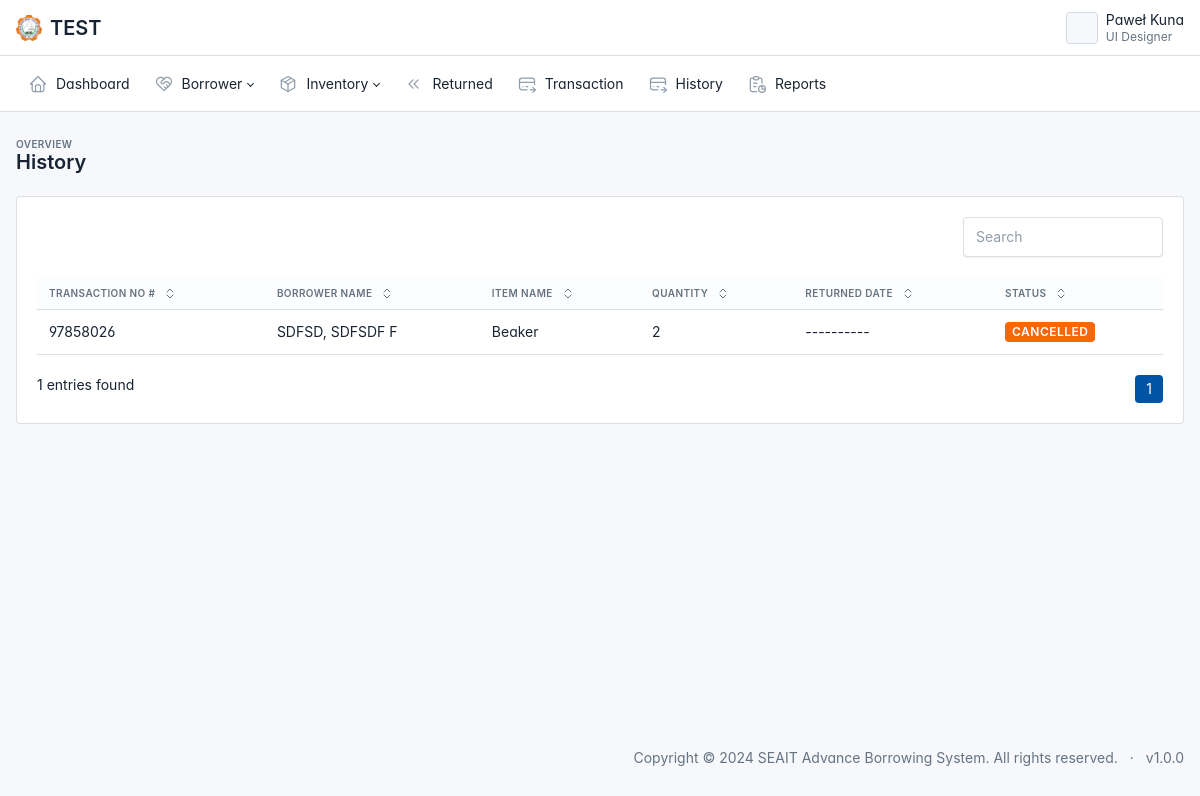
/admin/history.php (signed in), run on the app's committed database.
### tables this page shows
CREATE TABLE IF NOT EXISTS `tbl_transaction` (
  `transaction_id` int NOT NULL AUTO_INCREMENT,
  `transaction_code` varchar(100) NOT NULL,
  `borrower_id` varchar(100) NOT NULL,
  `item_code` varchar(100) NOT NULL,
  `quantity` int NOT NULL,
  `return_quantity` int NOT NULL DEFAULT '0',
  `start_date` date NOT NULL DEFAULT '0000-00-00',
  `expected_return_date` date NOT NULL DEFAULT '0000-00-00',
  `return_date` date NOT NULL DEFAULT '0000-00-00',
  `status` int NOT NULL,
  `date_created` datetime NOT NULL DEFAULT CURRENT_TIMESTAMP,
  PRIMARY KEY (`transaction_id`),
  KEY `fk_borrower_id` (`borrower_id`),
  KEY `fk_item_code` (`item_code`)
);

CREATE TABLE IF NOT EXISTS `tbl_item` (
  `item_code` varchar(100) NOT NULL,
  `item_name` varchar(100) NOT NULL,
  `category_id` int NOT NULL,
  `size_id` int NOT NULL,
  `quantity` int NOT NULL,
  `item_condition` varchar(100) NOT NULL,
  `status` int NOT NULL,
  `description` varchar(100) NOT NULL,
  `img_path` varchar(100) NOT NULL,
  `date_created` datetime NOT NULL DEFAULT CURRENT_TIMESTAMP,
  PRIMARY KEY (`item_code`),
  KEY `fk_category_id` (`category_id`),
  KEY `fk_size_id` (`size_id`)
);

### admin/history.php (the view, shortened to what this page needs)
<?php
include '../connection.php';
?>
<!doctype html>
<html lang="en">
<?php include '../components/head.php' ?>
<body class=" layout-fluid">
  <div class="page">
    <?php include '../components/navbar.php' ?>
    <?php include '../components/sidebar.php' ?>
    <div class="page-wrapper">
      <div class="page-header d-print-none">
        <div class="container-xl">
          <div class="row g-2 align-items-center">
            <div class="col">
              <div class="page-pretitle">
                Overview
              </div>
              <h2 class="page-title">
                History
              </h2>
            </div>
          </div>
        </div>
      </div>
      <div class="page-body">
        <div class="container-xl">
          <div class="card">
            <div class="card-body">
              <div id="listjs">
                <div class="d-flex align-items-center justify-content-between">
                  <div class="flex-shrink-0">
                    <input class="form-control listjs-search" id="search-input" placeholder="Search" style="max-width: 200px;" />
                  </div>
                </div>
                <br>
                <div id="table-default" class="table-responsive">
                  <table class="table" id="tables">
                    <thead>
                      <tr>
                        <th>
                          <button class="table-sort" data-sort="sort-id">
                            Transaction No #
                          </button>
                        </th>
                        <th>
                          <button class="table-sort" data-sort="sort-department">
                            Borrower Name
                          </button>
                        </th>
                        <th>
                          <button class="table-sort" data-sort="sort-department">
                            Item Name
                          </button>
                        </th>
                        <th>
                          <button class="table-sort" data-sort="sort-status">
                            Quantity
                          </button>
                        </th>
                        <th>
                          <button class="table-sort" data-sort="sort-status">
                            Returned Date
                          </button>
                        </th>
                        <th>
                          <button class="table-sort" data-sort="sort-status">
                            Status
                          </button>
                        </th>
                      </tr>
                    </thead>
                    <tbody class="table-tbody">
                      <?php
                      $sql = "SELECT
                      CONCAT(
                          c.last_name,
                          ', ',
                          c.first_name,
                          ' ',
                          LEFT(C.middle_name, 1)
                      ) AS fname,
                      a.transaction_id,
                      a.item_code,
                      b.item_name,
                      a.quantity,
                      a.start_date,
                      a.return_date,
                      a.expected_return_date,
                      a.status,
                      a.return_quantity
                  FROM
                      tbl_transaction a
                  INNER JOIN tbl_item b ON
                      a.item_code = b.item_code
                  INNER JOIN tbl_borrower c ON
                      a.borrower_id = c.borrower_id
                  WHERE a.status IN (0,4,5)
                  ORDER BY
                      a.date_created ASC";
                      $rs = $conn->query($sql);
                      foreach ($rs as $row) { ?>
                        <tr>
                          <td class="sort-id"><?php echo $row['transaction_id']?></td>
                          <td class="sort-id"><?php echo $row['fname'] ?></td>
                          <td class="sort-department text-capitalize"><?php echo $row['item_name'] ?></td>
                          <td class="sort-department text-capitalize"><?php echo $row['quantity'] ?></td>
                          <td class="sort-id"> <?php
                            if ($row['return_date'] == '0000-00-00') {
                              echo '----------';
                            } else {
                              echo date('M-d-Y',strtotime($row['return_date']));
                            }
                            ?></td>
                          <td class="sort-status">
                            <?php
                            if ($row['status'] == 0) {
                              echo '<span class="badge badge-sm bg-green text-uppercase ms-auto text-white">RETURNED</span>';
                            } else if ($row['status'] == 4) {
                              echo '<span class="badge badge-sm bg-pink text-uppercase ms-auto text-white">REJECTED</span>';
                            } else if ($row['status'] == 5) {
                              echo '<span class="badge badge-sm bg-warning text-uppercase ms-auto text-white">CANCELLED</span>';
                            }
                            ?>
                          </td>
                        </tr>
                      <?php } ?>
                    </tbody>
                  </table>
                  <br>
                  <div class="btn-toolbar">
                    <p class="mb-0" id="listjs-showing-items-label">Showing 0 items</p>
                    <ul class="pagination ms-auto mb-0"></ul>
                  </div>
                </div>
              </div>
            </div>
          </div>
        </div>
      </div>
      <?php include '../components/footer.php' ?>
    </div>
  </div>
</body>
</html>

### components/head.php (style rules this page uses)
:root { --tblr-font-sans-serif: 'Inter Var', -apple-system, BlinkMacSystemFont, San Francisco, Segoe UI, Roboto, Helvetica Neue, sans-serif; }
body { font-feature-settings: "cv03", "cv04", "cv11"; }

### data on the page
tbl_transaction: transaction_id "97858026", fname "SDFSD, SDFSDF F", item_code.item_name "Beaker", quantity "2", status "CANCELLED"
